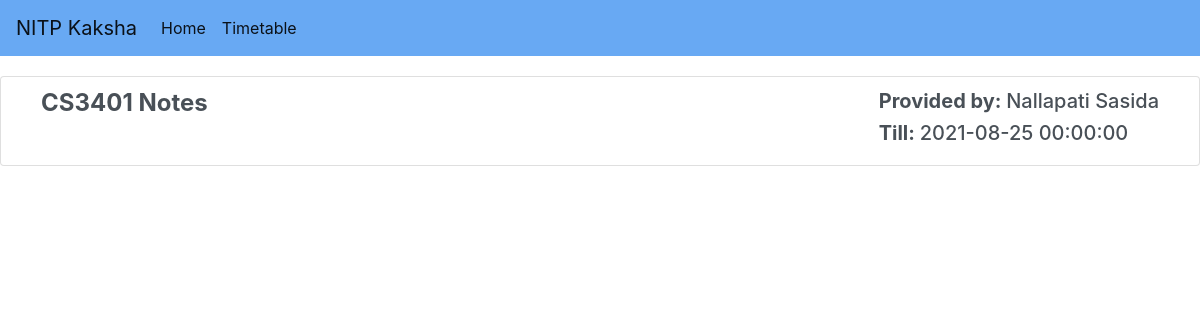
The page /notes/CS3401 on the database its author committed.
### app.py (models this page shows)
class Notes(db.Model):
    id = db.Column(db.Integer, primary_key=True)
    course = db.Column(db.String(20), nullable = False)
    notes_name = db.Column(db.String(30), nullable = False)
    notes_link = db.Column(db.Text(), unique=True, nullable = False, default='#')
    provided_by = db.Column(db.String(100), nullable = False, default='Anonymous')
    till_date = db.Column(db.DateTime())
    def __repr__(self):
        return f"Notes('{self.id}', '{self.notes_name}', '{self.course}', '{self.provided_by}', '{self.till_date}')"

### app.py (the view)
@app.route("/notes/<course>", methods=['GET', 'POST'])
def notes(course):
    notes = Notes.query.filter_by(course = course).all()
    print(notes)
    return render_template('notes.html', notes = notes)

### templates/notes.html
{% extends "layout.html" %}
{% block content %}
<div class="list-group my-list">
    {% for n in notes %}
    <a href="{{ n.notes_link }}" class="list-group-item list-group-item-action">
        <div class="d-flex justify-content-between" style="margin-left: 20px; margin-right: 20px;">
            <h4><strong>{{ n.notes_name }}</strong></h4>
            <div>
            <h5><strong>Provided by: </strong>{{ n.provided_by }}</h5>
            <h5><strong>Till: </strong>{{ n.till_date }}</h5>
            </div>
        </div>
    </a>
    {% endfor %}
</div>
{% endblock content %}

### static/style.css (style rules this page uses)
.my-list { margin-top: 20px; }

### rows shown on the page
Notes: notes_name "CS3401 Notes", provided_by "Nallapati Sasida", till_date "2021-08-25 00:00:00"
